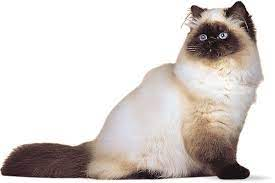
#> input picture imgs/cat.jpeg, 275 x 183 px
$ python '26_图像变换_仿射变换_平移.py'
#> lines starting #> are read from the running program, lines starting #| are printed output that depends on the picture
import numpy as np

import cv2

img = cv2.imread('./imgs/cat.jpeg')
#> img is the input picture: shape (183, 275, 3); mean B, G, R 204, 207.5, 214.2
print(img.shape)
#| (183, 275, 3)
h, w, ch = img.shape
#> h = 183; w = 275; ch = 3

cv2.imshow('origin', img)

# 利用自定义平移矩阵的方式
M = np.float32([
    [1, 0, 100],
    [0, 1, 20]
])  # 转换为 float32 类型
print(M)

img_tran = cv2.warpAffine(img, M=M, dsize=(w, h))
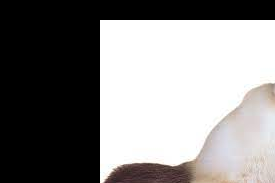
#> img_tran: shape (183, 275, 3); mean B, G, R 131.9, 132.4, 134.1

cv2.imshow('translate', img_tran)

if cv2.waitKey(0) & 0xFF == ord('q'):
#> (key q is pressed here)
    cv2.destroyAllWindows()

$ run again, with imgs/blue-sky.jpeg copied over imgs/cat.jpeg
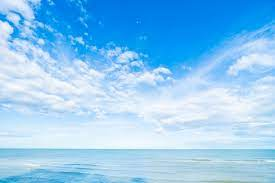
#> input picture imgs/blue-sky.jpeg, 275 x 183 px
#> img is the input picture: shape (183, 275, 3); mean B, G, R 241.4, 200.4, 142.7
#| (183, 275, 3)
#> `img_tran = cv2.warpAffine(img, M=M, dsize=(w, h))`:
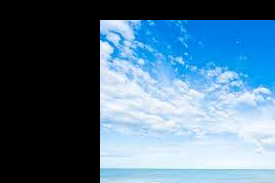
#> img_tran: shape (183, 275, 3); mean B, G, R 137.7, 114.1, 81.6
